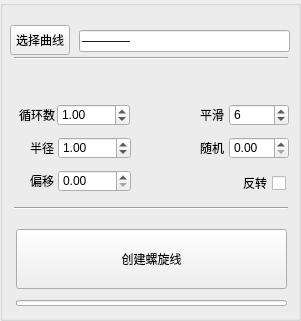
<?xml version="1.0" encoding="UTF-8"?>
<ui version="4.0">
 <class>Form</class>
 <widget class="QWidget" name="Form">
  <property name="geometry">
   <rect>
    <x>0</x>
    <y>0</y>
    <width>301</width>
    <height>321</height>
   </rect>
  </property>
  <property name="windowTitle">
   <string>Form</string>
  </property>
  <widget class="QGroupBox" name="groupBox">
   <property name="geometry">
    <rect>
     <x>0</x>
     <y>0</y>
     <width>301</width>
     <height>321</height>
    </rect>
   </property>
   <property name="title">
    <string notr="true"/>
   </property>
   <widget class="QPushButton" name="btn_create">
    <property name="geometry">
     <rect>
      <x>16</x>
      <y>229</y>
      <width>271</width>
      <height>60</height>
     </rect>
    </property>
    <property name="text">
     <string>创建螺旋线</string>
    </property>
   </widget>
   <widget class="Line" name="line_3">
    <property name="geometry">
     <rect>
      <x>14</x>
      <y>200</y>
      <width>274</width>
      <height>16</height>
     </rect>
    </property>
    <property name="orientation">
     <enum>Qt::Horizontal</enum>
    </property>
   </widget>
   <widget class="QLabel" name="label_5">
    <property name="geometry">
     <rect>
      <x>30</x>
      <y>173</y>
      <width>40</width>
      <height>16</height>
     </rect>
    </property>
    <property name="text">
     <string>偏移</string>
    </property>
   </widget>
   <widget class="QLabel" name="label_4">
    <property name="geometry">
     <rect>
      <x>200</x>
      <y>140</y>
      <width>47</width>
      <height>16</height>
     </rect>
    </property>
    <property name="text">
     <string>随机</string>
    </property>
   </widget>
   <widget class="QDoubleSpinBox" name="spin_offset">
    <property name="geometry">
     <rect>
      <x>58</x>
      <y>170</y>
      <width>73</width>
      <height>22</height>
     </rect>
    </property>
    <property name="decimals">
     <number>2</number>
    </property>
    <property name="maximum">
     <double>360.000000000000000</double>
    </property>
    <property name="value">
     <double>0.000000000000000</double>
    </property>
   </widget>
   <widget class="QCheckBox" name="check_inverse">
    <property name="geometry">
     <rect>
      <x>205</x>
      <y>173</y>
      <width>81</width>
      <height>20</height>
     </rect>
    </property>
    <property name="layoutDirection">
     <enum>Qt::RightToLeft</enum>
    </property>
    <property name="text">
     <string>反转</string>
    </property>
   </widget>
   <widget class="Line" name="line">
    <property name="geometry">
     <rect>
      <x>14</x>
      <y>50</y>
      <width>274</width>
      <height>16</height>
     </rect>
    </property>
    <property name="orientation">
     <enum>Qt::Horizontal</enum>
    </property>
   </widget>
   <widget class="QLineEdit" name="ln_path">
    <property name="geometry">
     <rect>
      <x>79</x>
      <y>30</y>
      <width>211</width>
      <height>22</height>
     </rect>
    </property>
    <property name="styleSheet">
     <string notr="true"/>
    </property>
    <property name="text">
     <string>————</string>
    </property>
    <property name="readOnly">
     <bool>true</bool>
    </property>
   </widget>
   <widget class="QDoubleSpinBox" name="spin_loops">
    <property name="geometry">
     <rect>
      <x>57</x>
      <y>104</y>
      <width>73</width>
      <height>22</height>
     </rect>
    </property>
    <property name="maximum">
     <double>10000.000000000000000</double>
    </property>
    <property name="value">
     <double>1.000000000000000</double>
    </property>
   </widget>
   <widget class="QLabel" name="label_2">
    <property name="geometry">
     <rect>
      <x>30</x>
      <y>140</y>
      <width>40</width>
      <height>16</height>
     </rect>
    </property>
    <property name="text">
     <string>半径</string>
    </property>
   </widget>
   <widget class="QSpinBox" name="spin_smooth">
    <property name="geometry">
     <rect>
      <x>229</x>
      <y>104</y>
      <width>60</width>
      <height>22</height>
     </rect>
    </property>
    <property name="minimum">
     <number>3</number>
    </property>
    <property name="maximum">
     <number>100</number>
    </property>
    <property name="value">
     <number>6</number>
    </property>
   </widget>
   <widget class="QDoubleSpinBox" name="spin_radius">
    <property name="geometry">
     <rect>
      <x>58</x>
      <y>137</y>
      <width>73</width>
      <height>22</height>
     </rect>
    </property>
    <property name="singleStep">
     <double>0.100000000000000</double>
    </property>
    <property name="value">
     <double>1.000000000000000</double>
    </property>
   </widget>
   <widget class="QLabel" name="label">
    <property name="geometry">
     <rect>
      <x>19</x>
      <y>107</y>
      <width>40</width>
      <height>16</height>
     </rect>
    </property>
    <property name="text">
     <string>循环数</string>
    </property>
   </widget>
   <widget class="QLabel" name="label_3">
    <property name="geometry">
     <rect>
      <x>200</x>
      <y>107</y>
      <width>47</width>
      <height>16</height>
     </rect>
    </property>
    <property name="text">
     <string>平滑</string>
    </property>
   </widget>
   <widget class="QDoubleSpinBox" name="spin_random">
    <property name="geometry">
     <rect>
      <x>229</x>
      <y>137</y>
      <width>60</width>
      <height>22</height>
     </rect>
    </property>
    <property name="maximum">
     <double>1.000000000000000</double>
    </property>
    <property name="singleStep">
     <double>0.100000000000000</double>
    </property>
   </widget>
   <widget class="QPushButton" name="btn_selectPath">
    <property name="geometry">
     <rect>
      <x>10</x>
      <y>25</y>
      <width>60</width>
      <height>30</height>
     </rect>
    </property>
    <property name="text">
     <string>选择曲线</string>
    </property>
   </widget>
   <widget class="QProgressBar" name="progress_Create">
    <property name="geometry">
     <rect>
      <x>16</x>
      <y>300</y>
      <width>271</width>
      <height>6</height>
     </rect>
    </property>
    <property name="styleSheet">
     <string notr="true"/>
    </property>
    <property name="value">
     <number>0</number>
    </property>
    <property name="textVisible">
     <bool>false</bool>
    </property>
    <property name="orientation">
     <enum>Qt::Horizontal</enum>
    </property>
    <property name="invertedAppearance">
     <bool>false</bool>
    </property>
    <property name="format">
     <string>%p%</string>
    </property>
   </widget>
   <zorder>progress_Create</zorder>
   <zorder>btn_create</zorder>
   <zorder>line_3</zorder>
   <zorder>label_5</zorder>
   <zorder>label_4</zorder>
   <zorder>spin_offset</zorder>
   <zorder>check_inverse</zorder>
   <zorder>line</zorder>
   <zorder>ln_path</zorder>
   <zorder>spin_loops</zorder>
   <zorder>label_2</zorder>
   <zorder>spin_smooth</zorder>
   <zorder>spin_radius</zorder>
   <zorder>label</zorder>
   <zorder>label_3</zorder>
   <zorder>spin_random</zorder>
   <zorder>btn_selectPath</zorder>
  </widget>
 </widget>
 <resources/>
 <connections/>
</ui>
